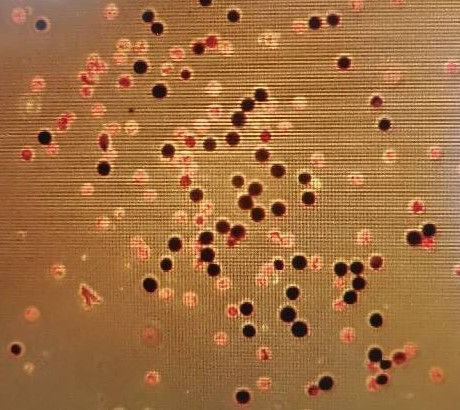
#> input picture 1250_1.jpg, 460 x 410 px
$ python 'seg point.py'
#> lines starting #> are read from the running program, lines starting #| are printed output that depends on the picture; after the words box and inside, x2 and y2 are one past the last pixel; in counts of white or black regions, pixels touching at a corner belong together
"""
Filename: init.py
Usage: This script will measure different objects in the frame using a reference object of known dimension.
The object with known dimension must be the leftmost object.
Author: Shashank Sharma
"""
from scipy.spatial.distance import euclidean
from imutils import perspective
from imutils import contours
import numpy as np
import imutils
import cv2

# Function to show array of images (intermediate results)
def show_images(images):
	for i, img in enumerate(images):
		cv2.imshow("image_" + str(i), img)
	cv2.waitKey(0)
	cv2.destroyAllWindows()


img_path = "1250_1.jpg"

# Read image and preprocess
image = cv2.imread(img_path)
#> image is the input picture: shape (410, 460, 3); mean B, G, R 64.8, 111.3, 161.6

gray = cv2.cvtColor(image, cv2.COLOR_BGR2GRAY)
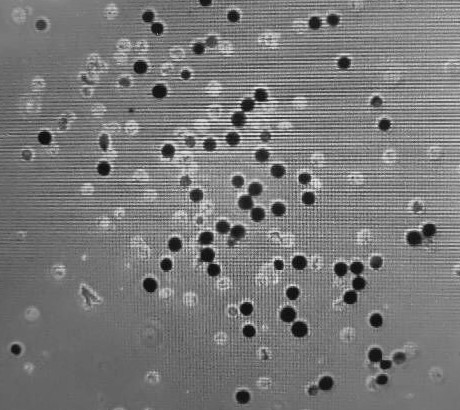
#> gray: shape (410, 460); min 2, max 236, mean 121.1
blur = cv2.GaussianBlur(gray, (9, 9), 0)
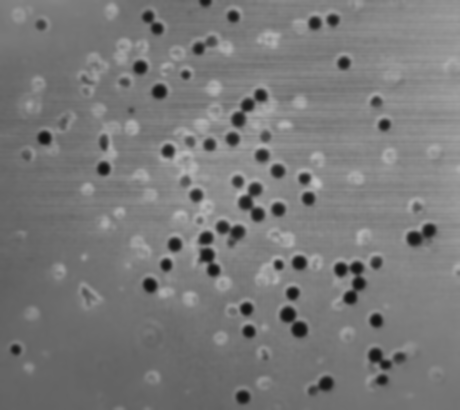
#> blur: shape (410, 460); min 18, max 194, mean 121

# show_images([gray, blur])

# edged = cv2.Canny(blur, 50, 100)
edged = cv2.Canny(blur, 30, 90)
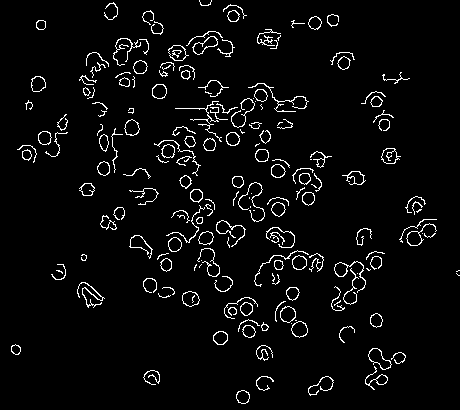
#> edged: shape (410, 460); 4.2% white in thin lines or dots


edged = cv2.dilate(edged, None, iterations=1)
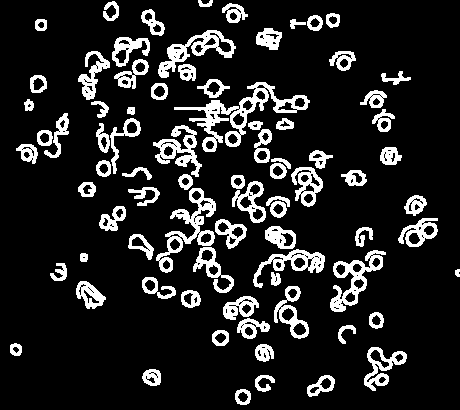
#> edged: shape (410, 460); 13.7% white; 80 white regions, largest, box (x1, y1, x2, y2) and area: (174, 82, 310, 152) 2058, (156, 188, 216, 273) 1358, (330, 250, 386, 312) 1117
edged = cv2.erode(edged, None, iterations=1)
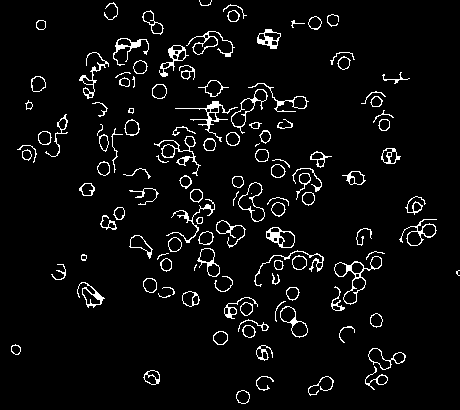
#> edged: shape (410, 460); 4.9% white in thin lines or dots

# show_images([image, blur, edged])

# Find contours
# cnts = cv2.findContours(edged.copy(), cv2.RETR_EXTERNAL, cv2.CHAIN_APPROX_SIMPLE)
# cnts = imutils.grab_contours(cnts)

contours, hierarchy = cv2.findContours(edged.copy(), cv2.RETR_EXTERNAL, cv2.CHAIN_APPROX_SIMPLE)
#> contours = 122 contours, 36 with area under 20; largest, box (x1, y1, x2, y2) and area: (334, 256, 382, 305) 726, (238, 182, 265, 222) 504, (231, 89, 268, 134) 469, (280, 306, 308, 338) 408, (266, 227, 295, 248) 392
cnts = imutils.grab_contours([contours, hierarchy])
#> cnts has the same summary as contours

# Sort contours from left to right as leftmost contour is reference object


# Remove contours which are not large enough

#cv2.drawContours(image, cnts, -1, (0,255,0), 3)

#show_images([image, edged])
#print(len(cnts))
h, w, ch = image.shape
#> h = 410; w = 460; ch = 3
result = np.zeros((h, w, ch), dtype=np.uint8)

for cnt in range(len(contours)):
    if cv2.contourArea(cnts[cnt]) < 10:
        continue
    # cnts = [x for x in cnts if cv2.contourArea(x) > 100]
    # 提取与绘制轮廓
    cv2.drawContours(result, contours, cnt, (0, 255, 0), 2)

    # 求解中心位置
    mm = cv2.moments(contours[cnt])
    temp_sum = 0
    b = 0
    g = 0
    r = 0
    for i in [-1,0,1]:
        cx = int(mm['m10']/mm['m00'])
        cy = int(mm['m01']/mm['m00'])
        cx = cx + i
        cy = cy + i

        color = image[cy][cx]

        b += color[0]
        g += color[1]
        r += color[2]
    temp_sum = b + g + r
    b_norm = (b/temp_sum)
    g_norm = (g/temp_sum)
    r_norm = (r/temp_sum)
    if r_norm < 0.5: # 归一化后如果红色的占比就认为是黑色
        print("黑点")
        cv2.circle(result, (cx, cy), 3, (255, 255, 255), -1)
    else:
        print("红点")
        cv2.circle(result, (cx, cy), 3, (0, 0, 255), -1)
#> this loop made 122 passes
#> (temp_sum, b_norm, g_norm, r_norm) on passes 1 to 12: (188, 0.346, 0.298, 0.356), (174, 0.138, 0.345, 0.517), (1159, 0.179, 0.299, 0.522), (895, 0.139, 0.261, 0.6), (223, 0.0897, 0.318, 0.592), (1103, 0.23, 0.321, 0.449), (1255, 0.205, 0.284, 0.512), (189, 0.143, 0.243, 0.614), (1076, 0.159, 0.3, 0.541), (1417, 0.212, 0.313, 0.476), (178, 0.331, 0.253, 0.416), (973, 0.17, 0.342, 0.488)
#| 黑点
#| 红点
#| 红点
#| 红点
#| 红点
#| 黑点
#| 红点
#| 红点
#> (further printed lines are left out)
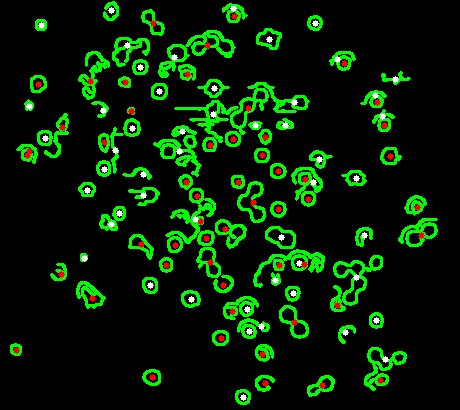
#> result: shape (410, 460, 3); mean B, G, R 2, 30.9, 4.1

    # color_str = "(" + str(color[0]) + ", " + str(color[1]) + ", " + str(color[2]) + ")"
    # print("颜色: %s  " % (color_str))
    # show_images([image, result])


show_images([image, result])
#> the loop in show_images, `for i, img in enumerate(images):` made 2 passes
